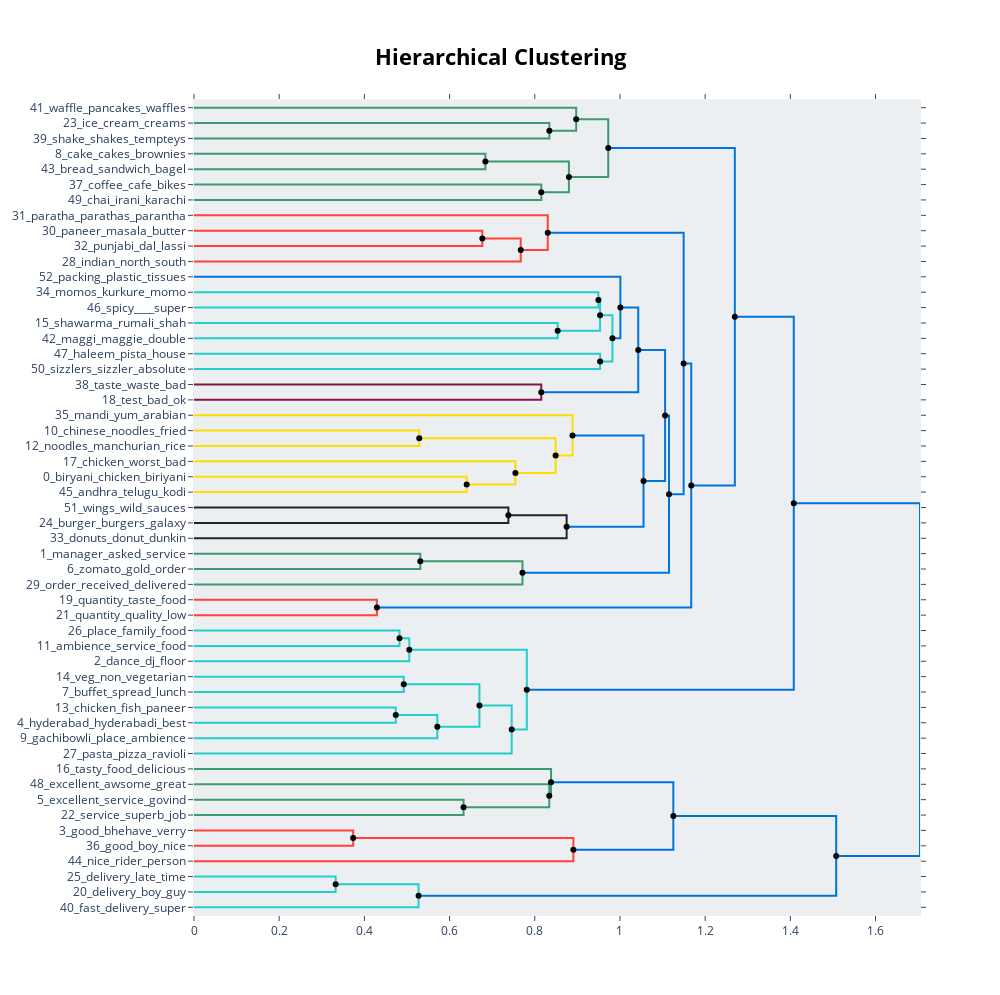

Notebook source saved alongside this figure:
### Code cell
model_custom_merged.visualize_hierarchy(hierarchical_topics=hierarchical_topics)

### Figure 1 — Plotly figure (JSON) as saved in the notebook; plotly's stock layout.template omitted (floating-point values rounded to 4 significant figures)
{"data": [{"hoverinfo": "text", "marker": {"color": "rgb(61,153,112)"}, "mode": "lines", "text": ["ice_cream_creams_stone_nuts", "", "", "shake_shakes_tempteys_brownie_caramel"], "type": "scatter", "x": [0, 0.8343, 0.8343, 0], "xaxis": "x", "y": [-15, -15, -25, -25], "yaxis": "y"}, {"hoverinfo": "text", "marker": {"color": "rgb(61,153,112)"}, "mode": "lines", "text": ["waffle_pancakes_waffles_tea_nutella", "", "", "ice_cream_shake_shakes_creams"], "type": "scatter", "x": [0, 0.8973, 0.8973, 0.8343], "xaxis": "x", "y": [-5, -5, -20, -20], "yaxis": "y"}, {"hoverinfo": "text", "marker": {"color": "rgb(61,153,112)"}, "mode": "lines", "text": ["cake_cakes_brownies_cupcakes_chocolate", "", "", "bread_sandwich_bagel_coffee_bakery"], "type": "scatter", "x": [0, 0.6841, 0.6841, 0], "xaxis": "x", "y": [-35, -35, -45, -45], "yaxis": "y"}, {"hoverinfo": "text", "marker": {"color": "rgb(61,153,112)"}, "mode": "lines", "text": ["coffee_cafe_bikes_cars_bike", "", "", "chai_irani_karachi_cafe_old"], "type": "scatter", "x": [0, 0.8153, 0.8153, 0], "xaxis": "x", "y": [-55, -55, -65, -65], "yaxis": "y"}, {"hoverinfo": "text", "marker": {"color": "rgb(61,153,112)"}, "mode": "lines", "text": ["cake_cakes_brownies_chocolate_cupcakes", "", "", "cafe_coffee_chai_irani_bikes"], "type": "scatter", "x": [0.6841, 0.8802, 0.8802, 0.8153], "xaxis": "x", "y": [-40, -40, -60, -60], "yaxis": "y"}, {"hoverinfo": "text", "marker": {"color": "rgb(61,153,112)"}, "mode": "lines", "text": ["ice_cream_shake_shakes_creams", "", "", "cake_coffee_cafe_cakes_chocolate"], "type": "scatter", "x": [0.8973, 0.9725, 0.9725, 0.8802], "xaxis": "x", "y": [-12.5, -12.5, -50, -50], "yaxis": "y"}, {"hoverinfo": "text", "marker": {"color": "rgb(255,65,54)"}, "mode": "lines", "text": ["paneer_masala_butter_ordered_curry", "", "", "punjabi_dal_lassi_food_makhani"], "type": "scatter", "x": [0, 0.6769, 0.6769, 0], "xaxis": "x", "y": [-85, -85, -95, -95], "yaxis": "y"}, {"hoverinfo": "text", "marker": {"color": "rgb(255,65,54)"}, "mode": "lines", "text": ["punjabi_paneer_dal_butter_makhani", "", "", "indian_north_south_food_good"], "type": "scatter", "x": [0.6769, 0.767, 0.767, 0], "xaxis": "x", "y": [-90, -90, -105, -105], "yaxis": "y"}, {"hoverinfo": "text", "marker": {"color": "rgb(255,65,54)"}, "mode": "lines", "text": ["paratha_parathas_parantha_aloo_chutney", "", "", "punjabi_paneer_indian_north_dal"], "type": "scatter", "x": [0, 0.8305, 0.8305, 0.767], "xaxis": "x", "y": [-75, -75, -97.5, -97.5], "yaxis": "y"}, {"hoverinfo": "text", "marker": {"color": "rgb(35,205,205)"}, "mode": "lines", "text": ["momos_kurkure_momo_steamed_sauce", "", "", "spicy____super_stomach_vegitables"], "type": "scatter", "x": [0, 0.9494, 0.9494, 0], "xaxis": "x", "y": [-125, -125, -135, -135], "yaxis": "y"}, {"hoverinfo": "text", "marker": {"color": "rgb(35,205,205)"}, "mode": "lines", "text": ["shawarma_rumali_shah_ghouse_shawarmas", "", "", "maggi_maggie_double_egg_fried"], "type": "scatter", "x": [0, 0.8538, 0.8538, 0], "xaxis": "x", "y": [-145, -145, -155, -155], "yaxis": "y"}, {"hoverinfo": "text", "marker": {"color": "rgb(35,205,205)"}, "mode": "lines", "text": ["momos_kurkure_momo_steamed_spicy", "", "", "shawarma_maggi_maggie_rumali_chicken"], "type": "scatter", "x": [0.9494, 0.9533, 0.9533, 0.8538], "xaxis": "x", "y": [-130, -130, -150, -150], "yaxis": "y"}, {"hoverinfo": "text", "marker": {"color": "rgb(35,205,205)"}, "mode": "lines", "text": ["haleem_pista_house_ramzan_ghouse", "", "", "sizzlers_sizzler_absolute_sizzling_absolutely"], "type": "scatter", "x": [0, 0.9534, 0.9534, 0], "xaxis": "x", "y": [-165, -165, -175, -175], "yaxis": "y"}, {"hoverinfo": "text", "marker": {"color": "rgb(35,205,205)"}, "mode": "lines", "text": ["shawarma_momos_maggi_maggie_kurkure", "", "", "haleem_sizzlers_sizzler_absolute_pista"], "type": "scatter", "x": [0.9533, 0.9823, 0.9823, 0.9534], "xaxis": "x", "y": [-140, -140, -170, -170], "yaxis": "y"}, {"hoverinfo": "text", "marker": {"color": "rgb(0,116,217)"}, "mode": "lines", "text": ["packing_plastic_tissues_cutlery_cover", "", "", "shawarma_momos_haleem_maggi_sizzlers"], "type": "scatter", "x": [0, 1.001, 1.001, 0.9823], "xaxis": "x", "y": [-115, -115, -155, -155], "yaxis": "y"}, {"hoverinfo": "text", "marker": {"color": "rgb(133,20,75)"}, "mode": "lines", "text": ["taste_waste_bad_zero_nom", "", "", "test_bad_ok_worst_nic"], "type": "scatter", "x": [0, 0.8153, 0.8153, 0], "xaxis": "x", "y": [-185, -185, -195, -195], "yaxis": "y"}, {"hoverinfo": "text", "marker": {"color": "rgb(0,116,217)"}, "mode": "lines", "text": ["shawarma_momos_haleem_maggi_sizzlers", "", "", "bad_taste_waste_test_ok"], "type": "scatter", "x": [1.001, 1.043, 1.043, 0.8153], "xaxis": "x", "y": [-135, -135, -190, -190], "yaxis": "y"}, {"hoverinfo": "text", "marker": {"color": "rgb(255,220,0)"}, "mode": "lines", "text": ["chinese_noodles_fried_authentic_soup", "", "", "noodles_manchurian_rice_fried_ordered"], "type": "scatter", "x": [0, 0.5288, 0.5288, 0], "xaxis": "x", "y": [-215, -215, -225, -225], "yaxis": "y"}, {"hoverinfo": "text", "marker": {"color": "rgb(255,220,0)"}, "mode": "lines", "text": ["biryani_chicken_biriyani_mutton_taste", "", "", "andhra_telugu_kodi_authentic_pulav"], "type": "scatter", "x": [0, 0.6402, 0.6402, 0], "xaxis": "x", "y": [-245, -245, -255, -255], "yaxis": "y"}, {"hoverinfo": "text", "marker": {"color": "rgb(255,220,0)"}, "mode": "lines", "text": ["chicken_worst_bad_smell_oil", "", "", "biryani_chicken_biriyani_taste_mutton"], "type": "scatter", "x": [0, 0.7546, 0.7546, 0.6402], "xaxis": "x", "y": [-235, -235, -250, -250], "yaxis": "y"}, {"hoverinfo": "text", "marker": {"color": "rgb(255,220,0)"}, "mode": "lines", "text": ["chinese_noodles_rice_fried_manchurian", "", "", "biryani_chicken_biriyani_ordered_taste"], "type": "scatter", "x": [0.5288, 0.849, 0.849, 0.7546], "xaxis": "x", "y": [-220, -220, -242.5, -242.5], "yaxis": "y"}, {"hoverinfo": "text", "marker": {"color": "rgb(255,220,0)"}, "mode": "lines", "text": ["mandi_yum_arabian_tree_mutton", "", "", "biryani_chicken_chinese_ordered_rice"], "type": "scatter", "x": [0, 0.8886, 0.8886, 0.849], "xaxis": "x", "y": [-205, -205, -231.2, -231.2], "yaxis": "y"}, {"hoverinfo": "text", "marker": {"color": "rgb(40,35,35)"}, "mode": "lines", "text": ["wings_wild_sauces_chicken_nuggets", "", "", "burger_burgers_galaxy_milky_chicken"], "type": "scatter", "x": [0, 0.738, 0.738, 0], "xaxis": "x", "y": [-265, -265, -275, -275], "yaxis": "y"}, {"hoverinfo": "text", "marker": {"color": "rgb(40,35,35)"}, "mode": "lines", "text": ["burger_wings_burgers_chicken_sauces", "", "", "donuts_donut_dunkin_chocolate_coffee"], "type": "scatter", "x": [0.738, 0.8748, 0.8748, 0], "xaxis": "x", "y": [-270, -270, -285, -285], "yaxis": "y"}, {"hoverinfo": "text", "marker": {"color": "rgb(0,116,217)"}, "mode": "lines", "text": ["biryani_chicken_rice_chinese_ordered", "", "", "burger_donuts_wings_burgers_chicken"], "type": "scatter", "x": [0.8886, 1.055, 1.055, 0.8748], "xaxis": "x", "y": [-218.1, -218.1, -277.5, -277.5], "yaxis": "y"}, {"hoverinfo": "text", "marker": {"color": "rgb(0,116,217)"}, "mode": "lines", "text": ["shawarma_momos_haleem_maggi_sizzlers", "", "", "biryani_chicken_ordered_rice_burger"], "type": "scatter", "x": [1.043, 1.106, 1.106, 1.055], "xaxis": "x", "y": [-162.5, -162.5, -247.8, -247.8], "yaxis": "y"}, {"hoverinfo": "text", "marker": {"color": "rgb(61,153,112)"}, "mode": "lines", "text": ["manager_asked_service_table_worst", "", "", "zomato_gold_order_restaurant_delivery"], "type": "scatter", "x": [0, 0.5312, 0.5312, 0], "xaxis": "x", "y": [-295, -295, -305, -305], "yaxis": "y"}, {"hoverinfo": "text", "marker": {"color": "rgb(61,153,112)"}, "mode": "lines", "text": ["zomato_asked_manager_service_worst", "", "", "order_received_delivered_wrong_delivery"], "type": "scatter", "x": [0.5312, 0.7711, 0.7711, 0], "xaxis": "x", "y": [-300, -300, -315, -315], "yaxis": "y"}, {"hoverinfo": "text", "marker": {"color": "rgb(0,116,217)"}, "mode": "lines", "text": ["biryani_chicken_ordered_taste_shawarma", "", "", "zomato_asked_order_manager_service"], "type": "scatter", "x": [1.106, 1.115, 1.115, 0.7711], "xaxis": "x", "y": [-205.2, -205.2, -307.5, -307.5], "yaxis": "y"}, {"hoverinfo": "text", "marker": {"color": "rgb(0,116,217)"}, "mode": "lines", "text": ["punjabi_paratha_paneer_indian_north", "", "", "biryani_chicken_ordered_order_taste"], "type": "scatter", "x": [0.8305, 1.15, 1.15, 1.115], "xaxis": "x", "y": [-86.25, -86.25, -256.3, -256.3], "yaxis": "y"}, {"hoverinfo": "text", "marker": {"color": "rgb(255,65,54)"}, "mode": "lines", "text": ["quantity_taste_food_quality_salt", "", "", "quantity_quality_low_sucks_poor"], "type": "scatter", "x": [0, 0.4293, 0.4293, 0], "xaxis": "x", "y": [-325, -325, -335, -335], "yaxis": "y"}, {"hoverinfo": "text", "marker": {"color": "rgb(0,116,217)"}, "mode": "lines", "text": ["biryani_chicken_ordered_taste_food", "", "", "quantity_quality_price_taste_low"], "type": "scatter", "x": [1.15, 1.167, 1.167, 0.4293], "xaxis": "x", "y": [-171.3, -171.3, -330, -330], "yaxis": "y"}, {"hoverinfo": "text", "marker": {"color": "rgb(0,116,217)"}, "mode": "lines", "text": ["cake_cream_ice_chocolate_coffee", "", "", "biryani_chicken_ordered_taste_food"], "type": "scatter", "x": [0.9725, 1.27, 1.27, 1.167], "xaxis": "x", "y": [-31.25, -31.25, -250.6, -250.6], "yaxis": "y"}, {"hoverinfo": "text", "marker": {"color": "rgb(35,205,205)"}, "mode": "lines", "text": ["place_family_food_great_good", "", "", "ambience_service_food_good_staff"], "type": "scatter", "x": [0, 0.4824, 0.4824, 0], "xaxis": "x", "y": [-345, -345, -355, -355], "yaxis": "y"}, {"hoverinfo": "text", "marker": {"color": "rgb(35,205,205)"}, "mode": "lines", "text": ["ambience_food_service_place_good", "", "", "dance_dj_floor_music_place"], "type": "scatter", "x": [0.4824, 0.5055, 0.5055, 0], "xaxis": "x", "y": [-350, -350, -365, -365], "yaxis": "y"}, {"hoverinfo": "text", "marker": {"color": "rgb(35,205,205)"}, "mode": "lines", "text": ["veg_non_vegetarian_starters_vegetarians", "", "", "buffet_spread_lunch_starters_main"], "type": "scatter", "x": [0, 0.4924, 0.4924, 0], "xaxis": "x", "y": [-375, -375, -385, -385], "yaxis": "y"}, {"hoverinfo": "text", "marker": {"color": "rgb(35,205,205)"}, "mode": "lines", "text": ["chicken_fish_paneer_soup_main", "", "", "hyderabad_hyderabadi_best_place_food"], "type": "scatter", "x": [0, 0.4737, 0.4737, 0], "xaxis": "x", "y": [-395, -395, -405, -405], "yaxis": "y"}, {"hoverinfo": "text", "marker": {"color": "rgb(35,205,205)"}, "mode": "lines", "text": ["hyderabad_chicken_best_place_fish", "", "", "gachibowli_place_ambience_area_food"], "type": "scatter", "x": [0.4737, 0.5713, 0.5713, 0], "xaxis": "x", "y": [-400, -400, -415, -415], "yaxis": "y"}, {"hoverinfo": "text", "marker": {"color": "rgb(35,205,205)"}, "mode": "lines", "text": ["buffet_veg_non_spread_starters", "", "", "hyderabad_gachibowli_place_best_chicken"], "type": "scatter", "x": [0.4924, 0.6701, 0.6701, 0.5713], "xaxis": "x", "y": [-380, -380, -407.5, -407.5], "yaxis": "y"}, {"hoverinfo": "text", "marker": {"color": "rgb(35,205,205)"}, "mode": "lines", "text": ["buffet_hyderabad_veg_place_gachibowli", "", "", "pasta_pizza_ravioli_frio_cheese"], "type": "scatter", "x": [0.6701, 0.7459, 0.7459, 0], "xaxis": "x", "y": [-393.8, -393.8, -425, -425], "yaxis": "y"}, {"hoverinfo": "text", "marker": {"color": "rgb(35,205,205)"}, "mode": "lines", "text": ["dj_place_dance_music_ambience", "", "", "buffet_hyderabad_veg_place_gachibowli"], "type": "scatter", "x": [0.5055, 0.7813, 0.7813, 0.7459], "xaxis": "x", "y": [-357.5, -357.5, -409.4, -409.4], "yaxis": "y"}, {"hoverinfo": "text", "marker": {"color": "rgb(0,116,217)"}, "mode": "lines", "text": ["biryani_ordered_chicken_taste_food", "", "", "place_good_ambience_buffet_food"], "type": "scatter", "x": [1.27, 1.408, 1.408, 0.7813], "xaxis": "x", "y": [-140.9, -140.9, -383.4, -383.4], "yaxis": "y"}, {"hoverinfo": "text", "marker": {"color": "rgb(61,153,112)"}, "mode": "lines", "text": ["excellent_service_govind_nice_thank", "", "", "service_superb_job_good_thank"], "type": "scatter", "x": [0, 0.6328, 0.6328, 0], "xaxis": "x", "y": [-455, -455, -465, -465], "yaxis": "y"}, {"hoverinfo": "text", "marker": {"color": "rgb(61,153,112)"}, "mode": "lines", "text": ["excellent_awsome_great_amazing_thank", "", "", "service_excellent_govind_thank_nice"], "type": "scatter", "x": [0, 0.834, 0.834, 0.6328], "xaxis": "x", "y": [-445, -445, -460, -460], "yaxis": "y"}, {"hoverinfo": "text", "marker": {"color": "rgb(61,153,112)"}, "mode": "lines", "text": ["tasty_food_delicious_awesome_yummy", "", "", "excellent_service_govind_thank_nice"], "type": "scatter", "x": [0, 0.8382, 0.8382, 0.834], "xaxis": "x", "y": [-435, -435, -452.5, -452.5], "yaxis": "y"}, {"hoverinfo": "text", "marker": {"color": "rgb(255,65,54)"}, "mode": "lines", "text": ["good_bhehave_verry_combo_nice", "", "", "good_boy_nice_rider_absolute"], "type": "scatter", "x": [0, 0.3737, 0.3737, 0], "xaxis": "x", "y": [-475, -475, -485, -485], "yaxis": "y"}, {"hoverinfo": "text", "marker": {"color": "rgb(255,65,54)"}, "mode": "lines", "text": ["good_boy_nice_bhehave_rider", "", "", "nice_rider_person__"], "type": "scatter", "x": [0.3737, 0.8906, 0.8906, 0], "xaxis": "x", "y": [-480, -480, -495, -495], "yaxis": "y"}, {"hoverinfo": "text", "marker": {"color": "rgb(0,116,217)"}, "mode": "lines", "text": ["excellent_service_nice_govind_thank", "", "", "good_nice_boy_rider_bhehave"], "type": "scatter", "x": [0.8382, 1.125, 1.125, 0.8906], "xaxis": "x", "y": [-443.8, -443.8, -487.5, -487.5], "yaxis": "y"}, {"hoverinfo": "text", "marker": {"color": "rgb(35,205,205)"}, "mode": "lines", "text": ["delivery_late_time_delivered_deliver", "", "", "delivery_boy_guy_man_good"], "type": "scatter", "x": [0, 0.3326, 0.3326, 0], "xaxis": "x", "y": [-505, -505, -515, -515], "yaxis": "y"}, {"hoverinfo": "text", "marker": {"color": "rgb(35,205,205)"}, "mode": "lines", "text": ["delivery_late_time_delivered_boy", "", "", "fast_delivery_super_speed_delivary"], "type": "scatter", "x": [0.3326, 0.5272, 0.5272, 0], "xaxis": "x", "y": [-510, -510, -525, -525], "yaxis": "y"}, {"hoverinfo": "text", "marker": {"color": "rgb(0,116,217)"}, "mode": "lines", "text": ["good_excellent_service_nice_thank", "", "", "delivery_fast_time_late_boy"], "type": "scatter", "x": [1.125, 1.508, 1.508, 0.5272], "xaxis": "x", "y": [-465.6, -465.6, -517.5, -517.5], "yaxis": "y"}, {"hoverinfo": "text", "marker": {"color": "rgb(0,116,217)"}, "mode": "lines", "text": ["place_biryani_food_good_chicken", "", "", "delivery_good_excellent_service_nice"], "type": "scatter", "x": [1.408, 1.704, 1.704, 1.508], "xaxis": "x", "y": [-262.2, -262.2, -491.6, -491.6], "yaxis": "y"}, {"hoverinfo": "text", "hovertext": ["cake_cakes_brownies_chocolate_cupcakes", "ice_cream_shake_shakes_creams", "punjabi_paneer_dal_butter_makhani", "momos_kurkure_momo_steamed_spicy", "shawarma_momos_maggi_maggie_kurkure", "shawarma_momos_haleem_maggi_sizzlers", "chinese_noodles_rice_fried_manchurian", "burger_wings_burgers_chicken_sauces", "biryani_chicken_rice_chinese_ordered", "shawarma_momos_haleem_maggi_sizzlers", "zomato_asked_manager_service_worst", "biryani_chicken_ordered_taste_shawarma", "punjabi_paratha_paneer_indian_north", "biryani_chicken_ordered_taste_food", "cake_cream_ice_chocolate_coffee", "ambience_food_service_place_good", "hyderabad_chicken_best_place_fish", "buffet_veg_non_spread_starters", "buffet_hyderabad_veg_place_gachibowli", "dj_place_dance_music_ambience", "biryani_ordered_chicken_taste_food", "good_boy_nice_bhehave_rider", "excellent_service_nice_govind_thank", "delivery_late_time_delivered_boy", "good_excellent_service_nice_thank", "place_biryani_food_good_chicken"], "marker": {"color": "black"}, "mode": "markers", "showlegend": false, "type": "scatter", "x": [0.6841, 0.8973, 0.6769, 0.9494, 0.9533, 1.001, 0.5288, 0.738, 0.8886, 1.043, 0.5312, 1.106, 0.8305, 1.15, 0.9725, 0.4824, 0.4737, 0.4924, 0.6701, 0.5055, 1.27, 0.3737, 0.8382, 0.3326, 1.125, 1.408], "y": [-40, -12.5, -90, -130, -140, -135, -220, -270, -218.1, -162.5, -300, -205.2, -86.25, -171.3, -31.25, -350, -400, -380, -393.8, -357.5, -140.9, -480, -443.8, -510, -465.6, -262.2]}, {"hoverinfo": "text", "hovertext": ["ice_cream_shake_shakes_creams", "cafe_coffee_chai_irani_bikes", "cake_coffee_cafe_cakes_chocolate", "punjabi_paneer_indian_north_dal", "shawarma_maggi_maggie_rumali_chicken", "haleem_sizzlers_sizzler_absolute_pista", "shawarma_momos_haleem_maggi_sizzlers", "bad_taste_waste_test_ok", "biryani_chicken_biriyani_taste_mutton", "biryani_chicken_biriyani_ordered_taste", "biryani_chicken_chinese_ordered_rice", "burger_donuts_wings_burgers_chicken", "biryani_chicken_ordered_rice_burger", "zomato_asked_order_manager_service", "biryani_chicken_ordered_order_taste", "quantity_quality_price_taste_low", "biryani_chicken_ordered_taste_food", "hyderabad_gachibowli_place_best_chicken", "buffet_hyderabad_veg_place_gachibowli", "place_good_ambience_buffet_food", "service_excellent_govind_thank_nice", "excellent_service_govind_thank_nice", "good_nice_boy_rider_bhehave", "delivery_fast_time_late_boy", "delivery_good_excellent_service_nice"], "marker": {"color": "black"}, "mode": "markers", "showlegend": false, "type": "scatter", "x": [0.8343, 0.8153, 0.8802, 0.767, 0.8538, 0.9534, 0.9823, 0.8153, 0.6402, 0.7546, 0.849, 0.8748, 1.055, 0.7711, 1.115, 0.4293, 1.167, 0.5713, 0.7459, 0.7813, 0.6328, 0.834, 0.8906, 0.5272, 1.508], "y": [-20, -60, -50, -97.5, -150, -170, -155, -190, -250, -242.5, -231.2, -277.5, -247.8, -307.5, -256.3, -330, -250.6, -407.5, -409.4, -383.4, -460, -452.5, -487.5, -517.5, -491.6]}], "layout": {"autosize": false, "height": 995, "hoverlabel": {"bgcolor": "white", "font": {"family": "Rockwell", "size": 16}}, "hovermode": "closest", "plot_bgcolor": "#ECEFF1", "showlegend": false, "title": {"font": {"color": "Black", "size": 22}, "text": "<b>Hierarchical Clustering</b>", "x": 0.5, "xanchor": "center", "yanchor": "top"}, "width": 1000, "xaxis": {"mirror": "allticks", "rangemode": "tozero", "showgrid": false, "showline": true, "showticklabels": true, "ticks": "outside", "type": "linear", "zeroline": false}, "yaxis": {"mirror": "allticks", "range": [-530, 0], "rangemode": "tozero", "showgrid": false, "showline": true, "showticklabels": true, "tickmode": "array", "ticks": "outside", "ticktext": ["41_waffle_pancakes_waffles", "23_ice_cream_creams", "39_shake_shakes_tempteys", "8_cake_cakes_brownies", "43_bread_sandwich_bagel", "37_coffee_cafe_bikes", "49_chai_irani_karachi", "31_paratha_parathas_parantha", "30_paneer_masala_butter", "32_punjabi_dal_lassi", "28_indian_north_south", "52_packing_plastic_tissues", "34_momos_kurkure_momo", "46_spicy____super", "15_shawarma_rumali_shah", "42_maggi_maggie_double", "47_haleem_pista_house", "50_sizzlers_sizzler_absolute", "38_taste_waste_bad", "18_test_bad_ok", "35_mandi_yum_arabian", "10_chinese_noodles_fried", "12_noodles_manchurian_rice", "17_chicken_worst_bad", "0_biryani_chicken_biriyani", "45_andhra_telugu_kodi", "51_wings_wild_sauces", "24_burger_burgers_galaxy", "33_donuts_donut_dunkin", "1_manager_asked_service", "6_zomato_gold_order", "29_order_received_delivered", "19_quantity_taste_food", "21_quantity_quality_low", "26_place_family_food", "11_ambience_service_food", "2_dance_dj_floor", "14_veg_non_vegetarian", "7_buffet_spread_lunch", "13_chicken_fish_paneer", "4_hyderabad_hyderabadi_best", "9_gachibowli_place_ambience", "27_pasta_pizza_ravioli", "16_tasty_food_delicious", "48_excellent_awsome_great", "5_excellent_service_govind", "22_service_superb_job", "3_good_bhehave_verry", "36_good_boy_nice", "44_nice_rider_person", "25_delivery_late_time", "20_delivery_boy_guy", "40_fast_delivery_super"], "tickvals": [-5, -15, -25, -35, -45, -55, -65, -75, -85, -95, -105, -115, -125, -135, -145, -155, -165, -175, -185, -195, -205, -215, -225, -235, -245, -255, -265, -275, -285, -295, -305, -315, -325, -335, -345, -355, -365, -375, -385, -395, -405, -415, -425, -435, -445, -455, -465, -475, -485, -495, -505, -515, -525], "type": "linear", "zeroline": false}}}
